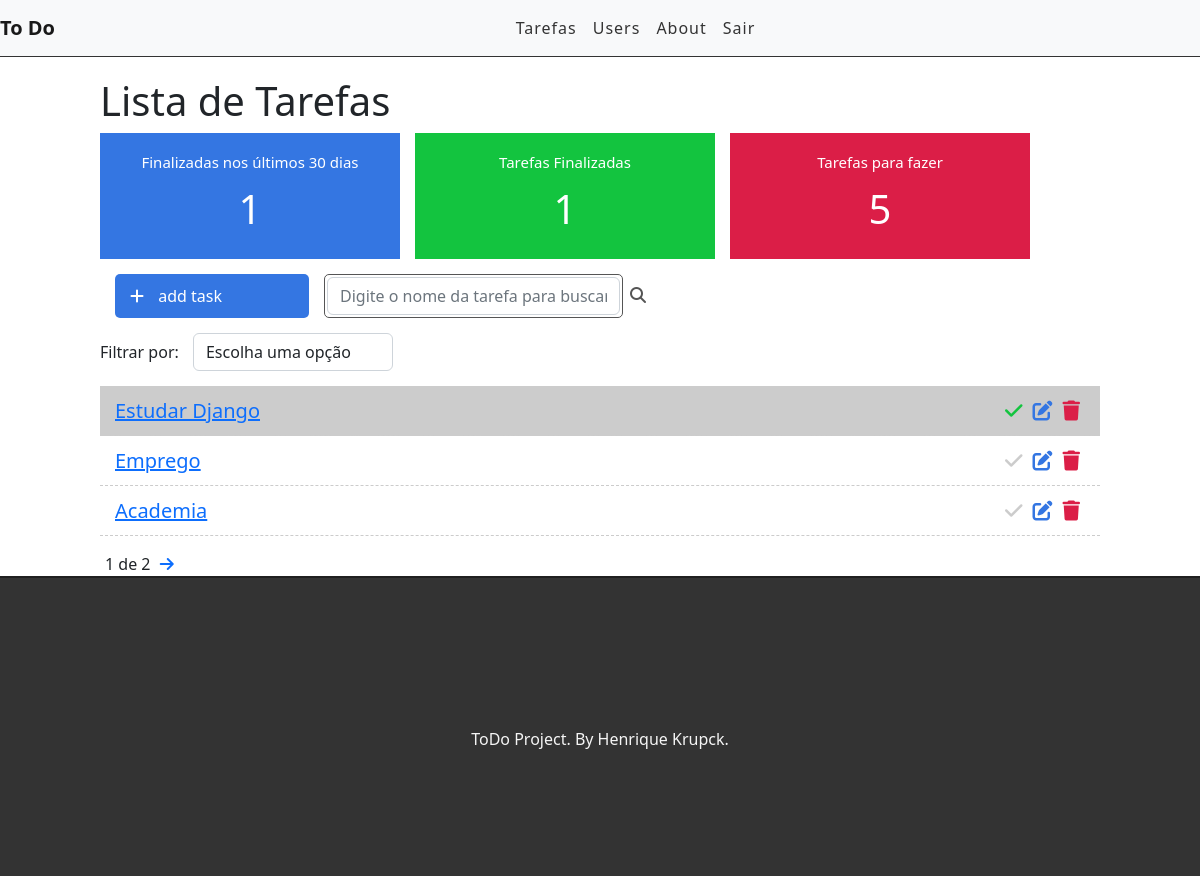
The app's page / (signed in), older data.
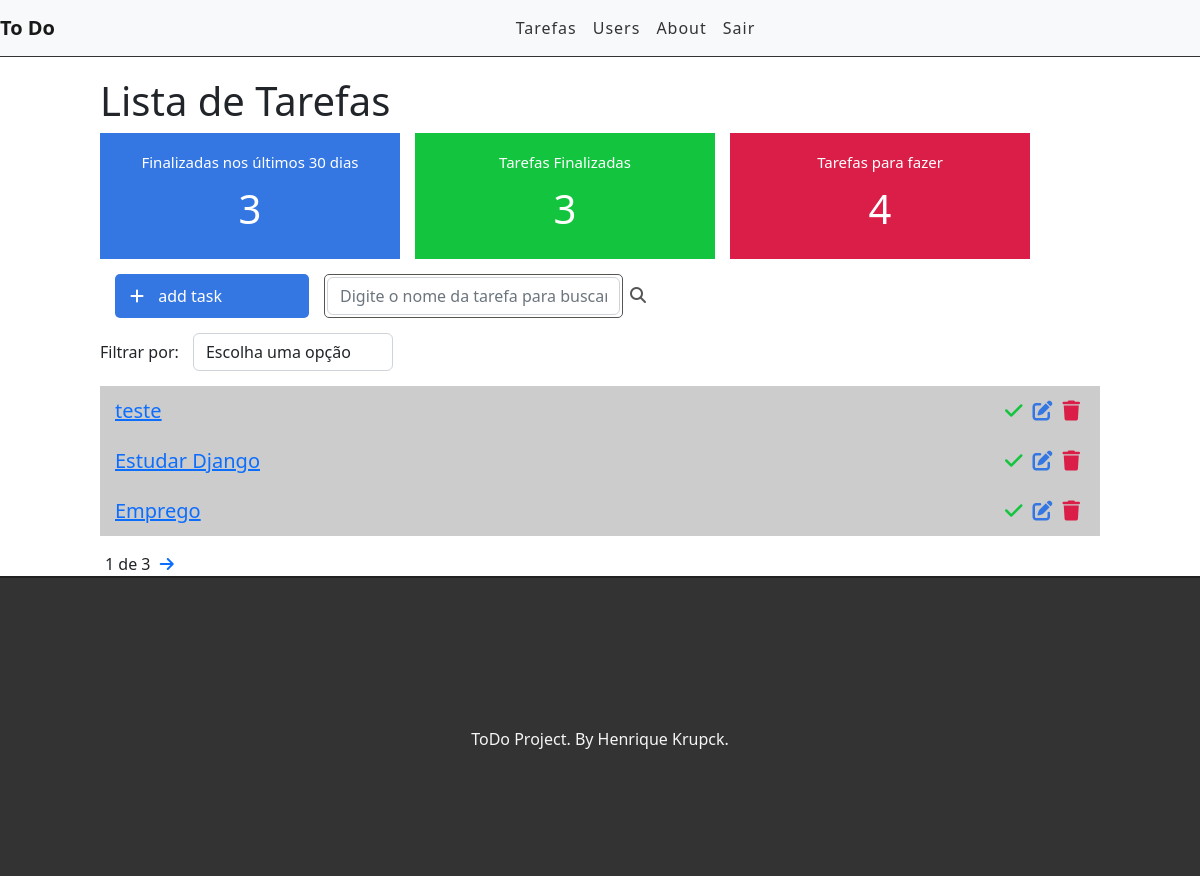
The same page, newer data.
### tasks/models.py (models this page shows, shortened)
class Task(models.Model):
    STATUS = (
        ('doing', 'doing'),
        ('done', 'done')
    )
    title = models.CharField(max_length=255)
    description = models.TextField()
    done = models.CharField(
        max_length=5,
        choices=STATUS
    )
    user = models.ForeignKey(get_user_model(), on_delete=models.CASCADE)
    created_at = models.DateTimeField(auto_now_add=True)
    updated_at = models.DateTimeField(auto_now=True)

### tasks/views.py (the view)
# urls.py: path("", views.taskList, name='task-list'),
@login_required
def taskList(request):
    search = request.GET.get('search')
    filter = request.GET.get('filter')
    taskDoneRecently = Task.objects.filter(done='done', updated_at__gt=datetime.datetime.now() - datetime.timedelta(days=30), user=request.user).count()
    taskDone = Task.objects.filter(done='done', user=request.user).count()
    taskDoing = Task.objects.filter(done='doing', user=request.user).count()
    if search:
        tasks = Task.objects.filter(title__icontains=search, user=request.user)
    elif filter:
        tasks = Task.objects.filter(done=filter, user=request.user)
    else:
        task_list = Task.objects.all().order_by('-created_at').filter(user=request.user)
        paginator = Paginator(task_list, 3)
        page = request.GET.get('page')
        tasks = paginator.get_page(page)
    return render(request, 'tasks/list.html', {'tasks': tasks, 'taskDoneRecently': taskDoneRecently, \
        'taskDone': taskDone, 'taskDoing': taskDoing})

### tasks/templates/tasks/list.html (shortened to what this page needs)
{% extends 'base.html'%}
{% block content %}
<div class="offset-1 col-10 list-div">
    <h1>Lista de Tarefas</h1>
    <div class="container dashboard ">
        <div class="col-4 dashboard-box" id="dashboard-lastdays">
            <h4>Finalizadas nos últimos 30 dias</h4>
            <span>{{taskDoneRecently}}</span>
        </div>
        <div class="col-4 dashboard-box" id="dashboard-done">
            <h4>Tarefas Finalizadas</h4>
            <span>{{taskDone}}</span>
        </div>
        <div class="col-4 dashboard-box" id="dashboard-doing">
            <h4>Tarefas para fazer</h4>
            <span>{{taskDoing}}</span>
        </div>
    </div>
    <div class="div-search-add">
        <div class="div-add">
            <a id="add-link" href="newtask/">
                <div class="col-12 add-div">
                    <i class="fas fa-plus"></i> add task
                </div>
            </a>
        </div>
        <div class="search-div">
            <form method="GET" id="search-form">
                <input class="form-control col-6" type="text" id="search" name="search" placeholder="Digite o nome da tarefa para buscar" value="{{ request.GET.search }}">
                <i class="fas fa-search" id="search-btn"></i>
            </form>
        </div>
    </div>
    <div class="col-12 filter-div">
        <span>Filtrar por:</span>
        <select name="filter" id="filter" class="form-control">
            <option value="">Escolha uma opção</option>
        </select>
    </div>
    <ul class="task-list">
        {% for task in tasks %}
        {% if task.done == 'doing' %}
            <li class="task-item">
        {% else %}
            <li class="task-item done">
        {% endif %}
                <span><a href="task/{{task.id}}">{{task.title}}</a></span>
                <a href="delete/{{task.id}}" class="delete-btn"><span><i class="fas fa-trash"></i></span></a>
                <a href="edit/{{task.id}}"><span><i class="fas fa-edit"></i></span></a>
                <a href="changestatus/{{task.id}}"><span><i class="fas fa-check"></i></span></a>
            </li>
        {% endfor %}
    </ul>
    <div class="Pagination">
        <span class="step-links">
            {% if tasks.paginator.num_pages %}
            <span class="current">
                {{ tasks.number }} de {{ tasks.paginator.num_pages }}
            </span>
            {% endif %}
            {% if tasks.has_next %}
                <a href="?page={{ tasks.next_page_number}}"><i class="fas fa-arrow-right"></i></a>
            {% endif%}
        </span>
    </div>
</div>
{% endblock %}

Row changes from the older to the newer data that the page shows:
no longer on this page (row unchanged): Task: title "Academia"
added Task: title "teste"
changed Task "Emprego": done "doing" → "done" (drawn)
Text that changed along with them:
{{ taskDoneRecently }}: "1" → "3"
{{ taskDone }}: "1" → "3"
{{ taskDoing }}: "5" → "4"
{{ tasks.paginator.num_pages }}: "2" → "3"
